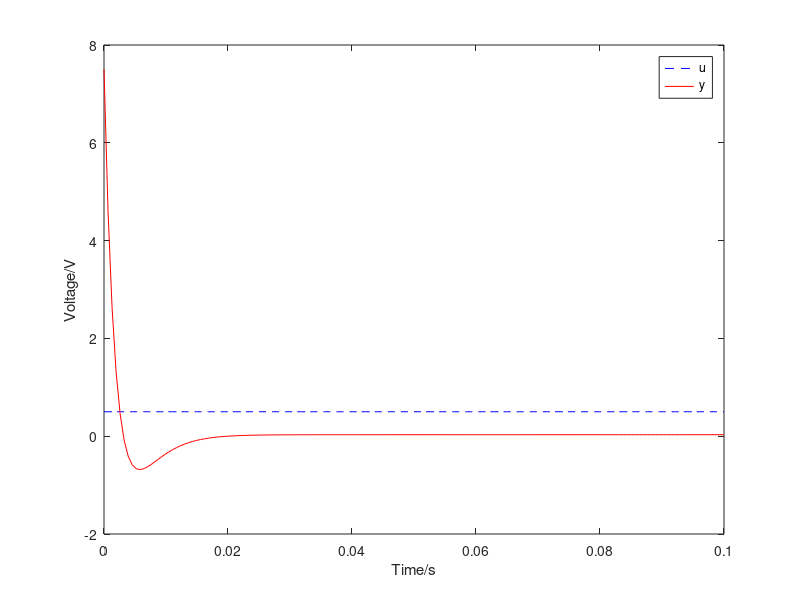

Here is the MATLAB script that generated this plot:
pkg load control;

clear;

R1=20e3;
R2=300e3;
K=1.03;
TE=1.3267e-3;
TM=0.0909;

G=tf([R2*TE*TM R1*(TE+TM) R1], [R1*TE*TM R1*(TE+TM) R1+K*R2]);
stepsize=0.5;

[y_unit t]=step(G,0.1);
y=y_unit*stepsize;
u=ones(length(t),1)*stepsize;

figure
plot(t,u,'b--',t,y,'r-')
legend('u','y');
xlabel('Time/s');
ylabel('Voltage/V');
